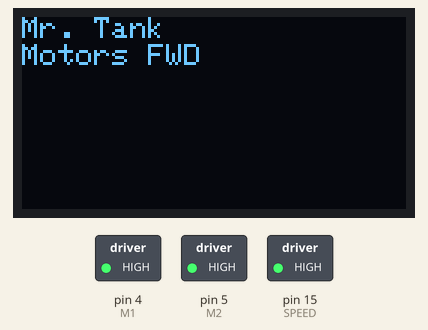
Bench run of a sketch on a simulated Arduino Uno, built with avr-gcc and run on an emulated ATmega328P. On the bench: 128×64 one-colour display, switched loads named in the sketch (green lamp = pin HIGH).

Above: at 0.2 s.
At 3.2 s:
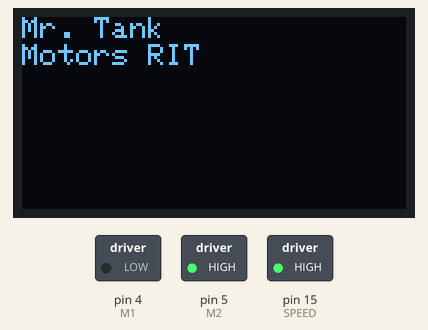
At 5.2 s:
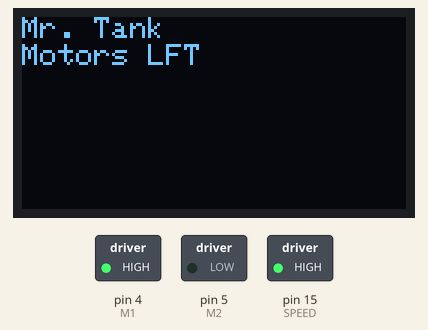
At 7.3 s:
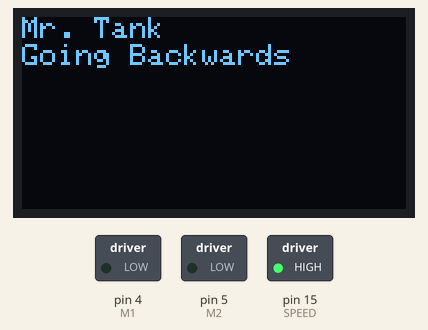
At 10.3 s:
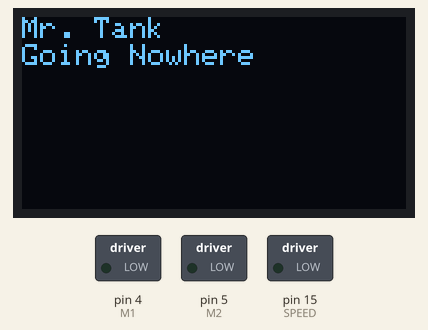
Timing chart, 0 to 40.0 s (numbered marks = the images above):
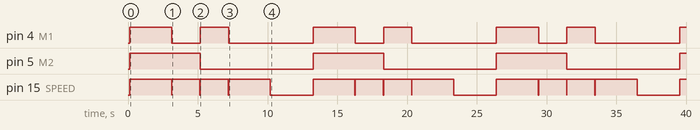

The sketch:

cpp_esp8266mod_oledtest.ino
```cpp
/*
 * Mr. Tank Bot
 *
 * By: Inderpreet Singh
 *
 * Notes:
 * ESP8266 GPIO used:
 * 2 and 0 For SCL and SDA respectively. Wire.begin(0,2);
 *
 * For ESP8266MOD : Select the NodeMCU 0.9
 * For ESP-12N    : Select NodeMCU 1.0
 */

/*
 *  Definitions and Constants Sections
 */
#include <SPI.h>
#include <Wire.h>
#include <Adafruit_GFX.h>
#include <Adafruit_SSD1306.h>

#define OLED_RESET LED_BUILTIN  //4

// Direction and speed Pin. One Direction Pin for Forward and Backward and One Common Speed Pin for the lack of available Pins
#define M1 4
#define M2 5
#define SPEED 15

/*
 *  Global Variables and types
 */
Adafruit_SSD1306 display(OLED_RESET);
// 128x64
#if (SSD1306_LCDHEIGHT != 64)
#error("Height incorrect, please fix Adafruit_SSD1306.h!");
#endif
enum action{
  HLT=0,
  FWD=1,
  BCK=2,
  RIT=3,
  LFT=4
  };

/*
 *  Motor Speed Control Function
 *  Takes arguments:
 *    dir: Direction which can be HLT, FWD, BCK, RIT, LFT only
 *    secs: duration of travel in milliseconds
 *    vroom: PWM speed control with value ranging from 0 to 1023
 */
void control(enum action dir, int secs, int vroom){
  switch(dir){
    case FWD:
      digitalWrite(M1, HIGH);
      digitalWrite(M2, HIGH);
//      digitalWrite(SPEED, HIGH);
      analogWrite(SPEED, vroom);
      break;
    case BCK:
      digitalWrite(M1, LOW);
      digitalWrite(M2, LOW);
//      digitalWrite(SPEED, HIGH);
      analogWrite(SPEED, vroom);
      break;
    case RIT:
      digitalWrite(M1, LOW);
      digitalWrite(M2, HIGH);
//      digitalWrite(SPEED, HIGH);
      analogWrite(SPEED, vroom);
      break;
    case LFT:
      digitalWrite(M1, HIGH);
      digitalWrite(M2, LOW);
//      digitalWrite(SPEED, HIGH);
      analogWrite(SPEED, vroom);
      break;
    case HLT:
    default:
//      digitalWrite(SPEED, LOW);
      analogWrite(SPEED, 0);
      break;
  }
  delay(secs);
//  digitalWrite(SPEED, LOW);
  analogWrite(SPEED, 0);
}

/*
 *  *******************************************
 *  Setup Function
 *  *******************************************
 */
void setup() {
  pinMode(M1, OUTPUT);
  pinMode(M2, OUTPUT);
  pinMode(SPEED, OUTPUT);
  control(HLT, 10, 0); // Initially Halted

  display.begin(SSD1306_SWITCHCAPVCC, 0x3C);
  display.clearDisplay();
  display.display();
  display.setTextSize(1);
  display.setTextColor(WHITE);
  display.setCursor(0,0);
  display.println("Mr. Tank Initialized");
  display.setCursor(0,9);
  display.println("Motors OFF");
  display.display();
}

/*
 *  **********************************************
 *  Main Loop Function
 *  **********************************************
 */
void loop() {
  // ************* Forward ******************
  display.clearDisplay();
  display.setCursor(0,0);
  display.println("Mr. Tank");
  display.setCursor(0,9);
  display.println("Motors FWD  ");
  display.display();
  control(FWD, 3000, 512);


  // ************* Right Turn ******************
  display.clearDisplay();
  display.setCursor(0,0);
  display.println("Mr. Tank");
  display.setCursor(0,9);
  display.println("Motors RIT  ");
  display.display();
  control(RIT, 2000, 512);

  // ************* Left Turn  ******************
  display.clearDisplay();
  display.setCursor(0,0);
  display.println("Mr. Tank");
  display.setCursor(0,9);
  display.println("Motors LFT");
  display.display();
  control(LFT, 2000, 512);

  // ************* Forward ******************
  display.clearDisplay();
  display.setCursor(0,0);
  display.println("Mr. Tank");
  display.setCursor(0,9);
  display.println("Going Backwards  ");
  display.display();
  control(BCK, 3000, 512);

  // ************* Forward ******************
  display.clearDisplay();
  display.setCursor(0,0);
  display.println("Mr. Tank");
  display.setCursor(0,9);
  display.println("Going Nowhere  ");
  display.display();
  control(HLT, 3000, 512);
}
```

Measured:
- by itself, pin 4 (M1): repeats every 13.1 s: LOW 2.0 s, HIGH 2.0 s, LOW 6.1 s, HIGH 3.0 s
- by itself, pin 5 (M2): alternates HIGH for 5.1 s and LOW for 8.1 s
- by itself, pin 15 (SPEED): repeats every 13.1 s: 2 × (LOW 0.03 s, HIGH 2.0 s), LOW 0.03 s, HIGH 3.0 s, LOW 3.1 s, HIGH 3.0 s
- what the display in image 0 shows lasts 3.1 s, from 0.1 s to 3.2 s
- what the display in image 1 shows lasts 2.0 s, from 3.2 s to 5.2 s
